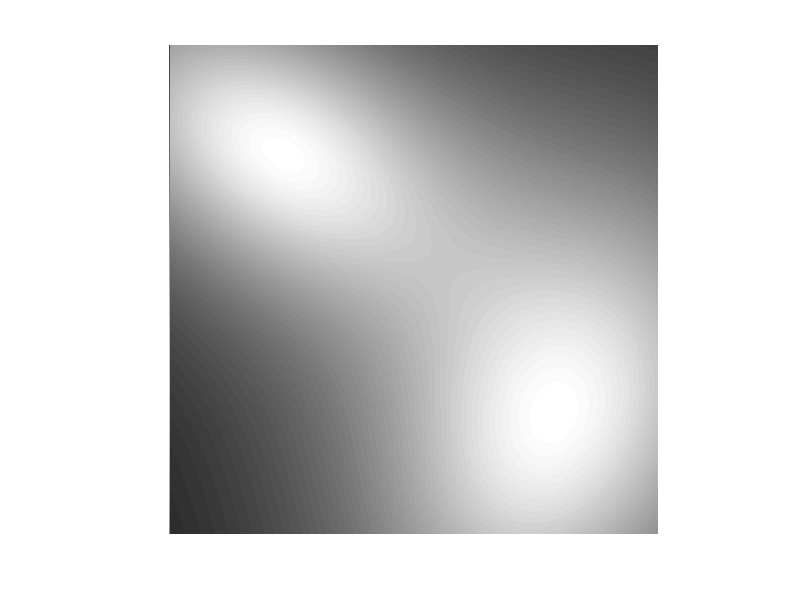

The MATLAB script that drew this image: (Note: this script raises an error after producing the figure.)
%clear; close all; clc;
 
imageSize = 1024;  
k=imageSize/1024;
center = [imageSize/2, imageSize/2];
[X, Y] = meshgrid(1:imageSize, 1:imageSize);

mu_c1 = center - [400, 400]*0.75*k;
mu_c2 = center + [400, 400]*0.75*k;
gamma_c1 = [500, 400]*k;
gamma_c2 = [500, 600]*k;
rho_c1 = 0.4;
rho_c2 = -0.3;

x_c1 = (X - mu_c1(1)) / gamma_c1(1);
y_c1 = (Y - mu_c1(2)) / gamma_c1(2);
Z_c1 = 1 ./ (2*pi*sqrt(1-rho_c1^2)) .* ...
       1 ./ (1 + (x_c1.^2 - 2*rho_c1*x_c1.*y_c1 + y_c1.^2)/(1-rho_c1^2)).^(3/2);

x_c2 = (X - mu_c2(1)) / gamma_c2(1);
y_c2 = (Y - mu_c2(2)) / gamma_c2(2);
Z_c2 = 1 ./ (2*pi*sqrt(1-rho_c2^2)) .* ...
       1 ./ (1 + (x_c2.^2 - 2*rho_c2*x_c2.*y_c2 + y_c2.^2)/(1-rho_c2^2)).^(3/2);
 
Z = (Z_c1 + Z_c2)/2;
Z = Z / sum(Z(:));
 
Z = Z / max(Z(:));  
cauchyImage = uint8(Z * 255);
Z=Z/(sum(sum(Z)));
filename = 'dualcauchy.mat';
save(filename, 'Z');
figure('Position', [100, 100, 800, 800]);
imshow(cauchyImage);
%title('Test Measure: 2D Cauchy Distribution (1024x1024)', 'FontSize', 14);
colormap('parula');  
colorbar;
% imwrite(cauchyImage, 'cauchy_1024.png');
